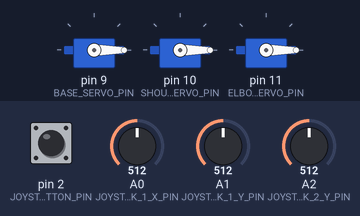
This sketch was run on a simulated Arduino Uno, built with avr-gcc and run on an emulated ATmega328P. Parts: 3 × servo. The inputs (shaded band) are chosen by the test bench; at power-on: A0 (JOYSTICK_1_X_PIN) = 512, A1 (JOYSTICK_1_Y_PIN) = 512, A2 (JOYSTICK_2_Y_PIN) = 512, pin 2 (JOYSTICK_BUTTON_PIN) HIGH.

Above: at 1.2 s.
1.3 s: A0 (JOYSTICK_1_X_PIN) set to 716
At 2.2 s:
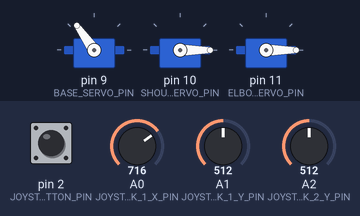
2.8 s: A1 (JOYSTICK_1_Y_PIN) set to 716
At 3.7 s:
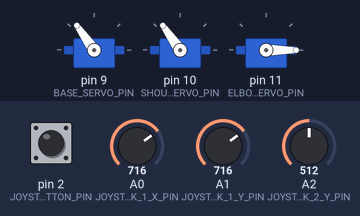
4.3 s: A2 (JOYSTICK_2_Y_PIN) set to 716
At 5.2 s:
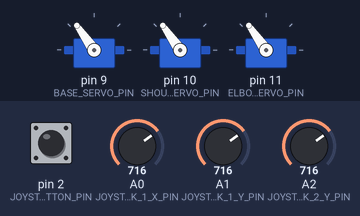
5.8 s: A0 (JOYSTICK_1_X_PIN) set to 900
At 6.8 s:
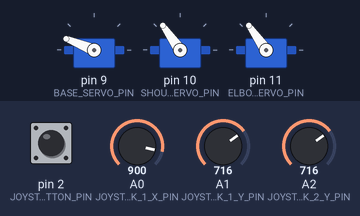
7.3 s: A1 (JOYSTICK_1_Y_PIN) set to 900
At 7.6 s:
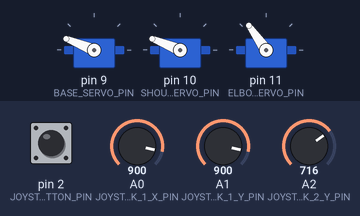
8.8 s: A2 (JOYSTICK_2_Y_PIN) set to 900
At 9.1 s:
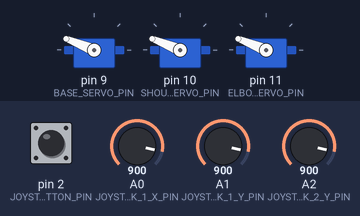
Timing chart, 0 to 11.3 s (numbered marks = the images above; inputs shaded):
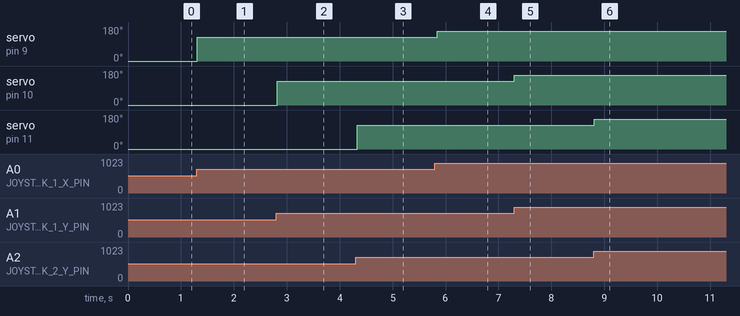

The sketch:

Robotic_Arm_Wired.ino
```cpp
#include <Servo.h> // Library for servo motor control

// Joystick analog input pins
const int JOYSTICK_1_X_PIN = A0; // Joystick 1 X-axis
const int JOYSTICK_1_Y_PIN = A1; // Joystick 1 Y-axis
const int JOYSTICK_2_Y_PIN = A2; // Joystick 2 Y-axis
const int JOYSTICK_BUTTON_PIN = 2; // Joystick button pin

// Servo pins
const int BASE_SERVO_PIN = 9;
const int SHOULDER_SERVO_PIN = 10;
const int ELBOW_SERVO_PIN = 11;

// Servo angles limits
const int BASE_MIN_ANGLE = 0;
const int BASE_MAX_ANGLE = 180;
const int SHOULDER_MIN_ANGLE = 0;
const int SHOULDER_MAX_ANGLE = 180;
const int ELBOW_MIN_ANGLE = 0;
const int ELBOW_MAX_ANGLE = 180;

// Create servo objects
Servo baseServo;
Servo shoulderServo;
Servo elbowServo;

// Previous joystick positions
int prevJoystick1X = 0;
int prevJoystick1Y = 0;
int prevJoystick2Y = 0;

// Flag to indicate if the servos are in hold mode
bool holdMode = false;
bool buttonState = false;
bool lastButtonState = false;

// Function to map joystick values to servo angles
int mapJoystickToAngle(int joystickValue, int minAngle, int maxAngle)
{
  return map(joystickValue, 0, 1023, minAngle, maxAngle);
}

void setup()
{
  // Attach servo motors to pins
  baseServo.attach(BASE_SERVO_PIN);
  shoulderServo.attach(SHOULDER_SERVO_PIN);
  elbowServo.attach(ELBOW_SERVO_PIN);

  // Set initial servo angles
  baseServo.write(BASE_MIN_ANGLE);
  shoulderServo.write(SHOULDER_MIN_ANGLE);
  elbowServo.write(ELBOW_MIN_ANGLE);

  // Store initial joystick positions
  prevJoystick1X = analogRead(JOYSTICK_1_X_PIN);
  prevJoystick1Y = analogRead(JOYSTICK_1_Y_PIN);
  prevJoystick2Y = analogRead(JOYSTICK_2_Y_PIN);

  // Configure joystick button pin as input
  pinMode(JOYSTICK_BUTTON_PIN, INPUT_PULLUP);
}

void loop()
{
  // Read joystick values
  int joystick1X = analogRead(JOYSTICK_1_X_PIN);
  int joystick1Y = analogRead(JOYSTICK_1_Y_PIN);
  int joystick2Y = analogRead(JOYSTICK_2_Y_PIN);

  // Check if joystick positions are within the dead zone threshold
  const int deadZoneThreshold = 10; // Adjust this value if needed

  // Read the current state of the button
  buttonState = digitalRead(JOYSTICK_BUTTON_PIN);

  if (!holdMode) {
    // Servo control when not in hold mode
    if (abs(joystick1X - prevJoystick1X) > deadZoneThreshold) {
      int baseAngle = mapJoystickToAngle(joystick1X, BASE_MIN_ANGLE, BASE_MAX_ANGLE);
      baseServo.write(baseAngle);
      prevJoystick1X = joystick1X;
    }
    if (abs(joystick1Y - prevJoystick1Y) > deadZoneThreshold) {
      int shoulderAngle = mapJoystickToAngle(joystick1Y, SHOULDER_MIN_ANGLE, SHOULDER_MAX_ANGLE);
      shoulderServo.write(shoulderAngle);
      prevJoystick1Y = joystick1Y;
    }
    if (abs(joystick2Y - prevJoystick2Y) > deadZoneThreshold) {
      int elbowAngle = mapJoystickToAngle(joystick2Y, ELBOW_MIN_ANGLE, ELBOW_MAX_ANGLE);
      elbowServo.write(elbowAngle);
      prevJoystick2Y = joystick2Y;
    }

    // Check if the button state has changed
    if (buttonState != lastButtonState && buttonState == LOW) {
      holdMode = true;
    }
  } else {
    // Servo hold mode
    if (buttonState != lastButtonState && buttonState == LOW) {
      holdMode = false;
    }
  }

  lastButtonState = buttonState;

  delay(50); // Delay for smooth control (adjust if needed)
}
```

Measured:
- after the input at 1.3 s, servo on pin 9 (BASE_SERVO_PIN): 0° → 125° at once
- after the input at 2.8 s, servo on pin 10 (SHOULDER_SERVO_PIN): 0° → 125° at once
- after the input at 4.3 s, servo on pin 11 (ELBOW_SERVO_PIN): 0° → 125° at once
- after the input at 5.8 s, servo on pin 9 (BASE_SERVO_PIN): 125° → 158° at once
- after the input at 7.3 s, servo on pin 10 (SHOULDER_SERVO_PIN): 125° → 158° at once
- after the input at 8.8 s, servo on pin 11 (ELBOW_SERVO_PIN): 125° → 158° at once
